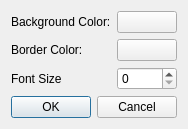
<?xml version="1.0" encoding="UTF-8"?>
<ui version="4.0">
 <class>LegendSettingsDialog</class>
 <widget class="QDialog" name="LegendSettingsDialog">
  <property name="geometry">
   <rect>
    <x>0</x>
    <y>0</y>
    <width>174</width>
    <height>127</height>
   </rect>
  </property>
  <property name="windowTitle">
   <string>Legend Settings</string>
  </property>
  <layout class="QVBoxLayout" name="verticalLayout">
   <item>
    <layout class="QFormLayout" name="formLayout">
     <item row="0" column="1">
      <widget class="ColorButton" name="bBGColor">
       <property name="text">
        <string/>
       </property>
      </widget>
     </item>
     <item row="0" column="0">
      <widget class="QLabel" name="label">
       <property name="text">
        <string>Background Color:</string>
       </property>
      </widget>
     </item>
     <item row="1" column="0">
      <widget class="QLabel" name="label_2">
       <property name="text">
        <string>Border Color:</string>
       </property>
      </widget>
     </item>
     <item row="1" column="1">
      <widget class="ColorButton" name="bBorderColor">
       <property name="text">
        <string/>
       </property>
      </widget>
     </item>
     <item row="2" column="0">
      <widget class="QLabel" name="label_3">
       <property name="text">
        <string>Font Size</string>
       </property>
      </widget>
     </item>
     <item row="2" column="1">
      <widget class="SpinBox" name="sbFontSize"/>
     </item>
    </layout>
   </item>
   <item>
    <widget class="QDialogButtonBox" name="buttonBox">
     <property name="orientation">
      <enum>Qt::Horizontal</enum>
     </property>
     <property name="standardButtons">
      <set>QDialogButtonBox::Cancel|QDialogButtonBox::Ok</set>
     </property>
    </widget>
   </item>
  </layout>
 </widget>
 <customwidgets>
  <customwidget>
   <class>SpinBox</class>
   <extends>QSpinBox</extends>
   <header>pyqtgraph</header>
  </customwidget>
  <customwidget>
   <class>ColorButton</class>
   <extends>QPushButton</extends>
   <header>pyqtgraph</header>
  </customwidget>
 </customwidgets>
 <resources/>
 <connections>
  <connection>
   <sender>buttonBox</sender>
   <signal>accepted()</signal>
   <receiver>LegendSettingsDialog</receiver>
   <slot>accept()</slot>
   <hints>
    <hint type="sourcelabel">
     <x>248</x>
     <y>254</y>
    </hint>
    <hint type="destinationlabel">
     <x>157</x>
     <y>274</y>
    </hint>
   </hints>
  </connection>
  <connection>
   <sender>buttonBox</sender>
   <signal>rejected()</signal>
   <receiver>LegendSettingsDialog</receiver>
   <slot>reject()</slot>
   <hints>
    <hint type="sourcelabel">
     <x>316</x>
     <y>260</y>
    </hint>
    <hint type="destinationlabel">
     <x>286</x>
     <y>274</y>
    </hint>
   </hints>
  </connection>
 </connections>
</ui>
